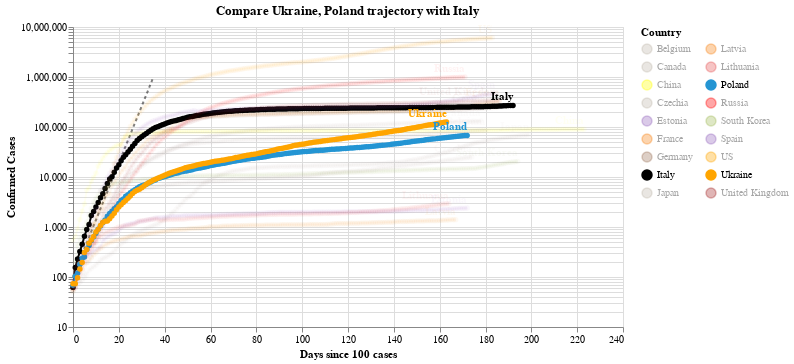

Notebook code for this chart:
### Code cell
#hide_input
chart2 = make_since_chart(dff2, ['Ukraine', 'Poland'], baseline_countries)
chart2

### Figure 1 — Vega-Lite specification as saved in the notebook (floating-point values rounded to 4 significant figures; data arrays with more than 128 entries replaced by an {"elided": "..."} marker saying what was removed)
{"config": {"view": {"continuousWidth": 400, "continuousHeight": 300}}, "layer": [{"data": {"name": "data-628230001892d6798b50651be41d1b3e"}, "mark": {"type": "line", "color": "black", "opacity": 0.5, "strokeDash": [3, 3]}, "encoding": {"x": {"type": "quantitative", "field": "Days since 100 cases"}, "y": {"type": "quantitative", "field": "Confirmed Cases"}}}, {"data": {"name": "data-3a74dfd1e7d8d9e3619aa1c574f62d42"}, "mark": {"type": "line", "point": true}, "encoding": {"color": {"type": "nominal", "field": "Country", "legend": {"columns": 2}, "scale": {"domain": ["Belgium", "Canada", "China", "Czechia", "Estonia", "France", "Germany", "Italy", "Japan", "Latvia", "Lithuania", "Poland", "Russia", "South Korea", "Spain", "US", "Ukraine", "United Kingdom"], "range": ["#C1B7AD", "#C1B7AD", "yellow", "#C1B7AD", "#9467bd", "#F58518", "#9D755D", "black", "#C1B7AD", "#F58518", "#E45756", "#2495D3", "red", "#A1BA59", "#9467bd", "orange", "orange", "brown"]}}, "opacity": {"condition": {"value": 1, "selection": "selector003"}, "value": 0.05}, "tooltip": [{"type": "nominal", "field": "Country"}, {"type": "temporal", "field": "Date"}, {"type": "quantitative", "field": "Confirmed Cases"}, {"type": "quantitative", "field": "Days since 100 cases"}], "x": {"type": "quantitative", "field": "Days since 100 cases"}, "y": {"type": "quantitative", "field": "Confirmed Cases", "scale": {"type": "log"}}}, "selection": {"selector003": {"type": "multi", "fields": ["Country"], "bind": "legend", "init": [{"Country": "Ukraine"}, {"Country": "Poland"}, {"Country": "Italy"}]}}, "width": 550}, {"data": {"name": "data-3a74dfd1e7d8d9e3619aa1c574f62d42"}, "mark": {"type": "text", "align": "right", "dy": -8, "fontWeight": "bold"}, "encoding": {"color": {"type": "nominal", "field": "Country", "legend": {"columns": 2}, "scale": {"domain": ["Belgium", "Canada", "China", "Czechia", "Estonia", "France", "Germany", "Italy", "Japan", "Latvia", "Lithuania", "Poland", "Russia", "South Korea", "Spain", "US", "Ukraine", "United Kingdom"], "range": ["#C1B7AD", "#C1B7AD", "yellow", "#C1B7AD", "#9467bd", "#F58518", "#9D755D", "black", "#C1B7AD", "#F58518", "#E45756", "#2495D3", "red", "#A1BA59", "#9467bd", "orange", "orange", "brown"]}}, "opacity": {"condition": {"value": 1, "selection": "selector003"}, "value": 0.05}, "text": {"type": "nominal", "field": "Country"}, "tooltip": [{"type": "nominal", "field": "Country"}, {"type": "temporal", "field": "Date"}, {"type": "quantitative", "field": "Confirmed Cases"}, {"type": "quantitative", "field": "Days since 100 cases"}], "x": {"type": "quantitative", "field": "Days since 100 cases"}, "y": {"type": "quantitative", "field": "Confirmed Cases", "scale": {"type": "log"}}}, "transform": [{"filter": "(datum['Date'] >= 1598918400000)"}], "width": 550}], "title": "Compare Ukraine, Poland trajectory with Italy", "$schema": "https://vega.github.io/schema/vega-lite/v4.0.2.json", "datasets": {"data-628230001892d6798b50651be41d1b3e": [{"Days since 100 cases": 0, "Confirmed Cases": 100.0}, {"Days since 100 cases": 1, "Confirmed Cases": 130.0}, {"Days since 100 cases": 2, "Confirmed Cases": 169.0}, {"Days since 100 cases": 3, "Confirmed Cases": 219.7}, {"Days since 100 cases": 4, "Confirmed Cases": 285.6}, {"Days since 100 cases": 5, "Confirmed Cases": 371.3}, {"Days since 100 cases": 6, "Confirmed Cases": 482.7}, {"Days since 100 cases": 7, "Confirmed Cases": 627.5}, {"Days since 100 cases": 8, "Confirmed Cases": 815.7}, {"Days since 100 cases": 9, "Confirmed Cases": 1060.0}, {"Days since 100 cases": 10, "Confirmed Cases": 1379.0}, {"Days since 100 cases": 11, "Confirmed Cases": 1792.0}, {"Days since 100 cases": 12, "Confirmed Cases": 2330.0}, {"Days since 100 cases": 13, "Confirmed Cases": 3029.0}, {"Days since 100 cases": 14, "Confirmed Cases": 3937.0}, {"Days since 100 cases": 15, "Confirmed Cases": 5119.0}, {"Days since 100 cases": 16, "Confirmed Cases": 6654.0}, {"Days since 100 cases": 17, "Confirmed Cases": 8650.0}, {"Days since 100 cases": 18, "Confirmed Cases": 11250.0}, {"Days since 100 cases": 19, "Confirmed Cases": 14620.0}, {"Days since 100 cases": 20, "Confirmed Cases": 19000.0}, {"Days since 100 cases": 21, "Confirmed Cases": 24710.0}, {"Days since 100 cases": 22, "Confirmed Cases": 32120.0}, {"Days since 100 cases": 23, "Confirmed Cases": 41750.0}, {"Days since 100 cases": 24, "Confirmed Cases": 54280.0}, {"Days since 100 cases": 25, "Confirmed Cases": 70560.0}, {"Days since 100 cases": 26, "Confirmed Cases": 91730.0}, {"Days since 100 cases": 27, "Confirmed Cases": 119300.0}, {"Days since 100 cases": 28, "Confirmed Cases": 155000.0}, {"Days since 100 cases": 29, "Confirmed Cases": 201500.0}, {"Days since 100 cases": 30, "Confirmed Cases": 262000.0}, {"Days since 100 cases": 31, "Confirmed Cases": 340600.0}, {"Days since 100 cases": 32, "Confirmed Cases": 442800.0}, {"Days since 100 cases": 33, "Confirmed Cases": 575600.0}, {"Days since 100 cases": 34, "Confirmed Cases": 748300.0}, {"Days since 100 cases": 35, "Confirmed Cases": 972800.0}], "data-3a74dfd1e7d8d9e3619aa1c574f62d42": {"elided": "3291 records"}}}
